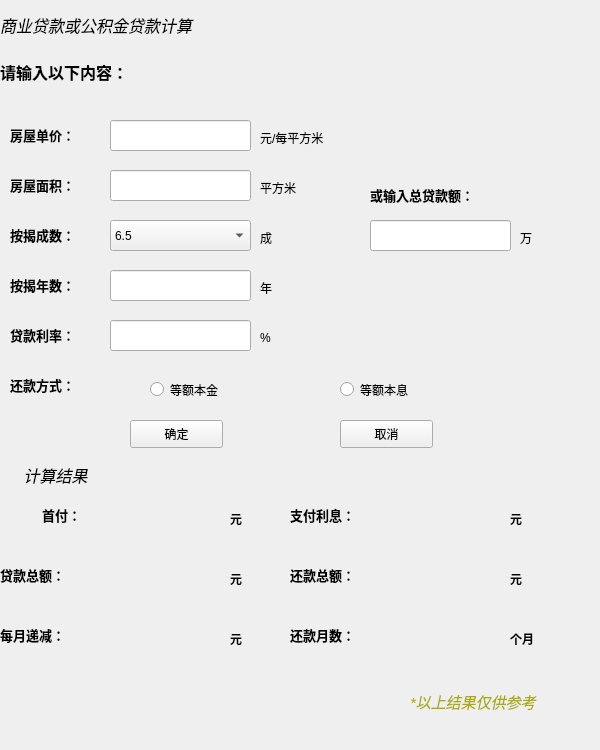
<?xml version="1.0" encoding="UTF-8"?>
<ui version="4.0">
 <class>shangye</class>
 <widget class="QMainWindow" name="shangye">
  <property name="geometry">
   <rect>
    <x>0</x>
    <y>0</y>
    <width>600</width>
    <height>750</height>
   </rect>
  </property>
  <property name="minimumSize">
   <size>
    <width>600</width>
    <height>750</height>
   </size>
  </property>
  <property name="maximumSize">
   <size>
    <width>600</width>
    <height>750</height>
   </size>
  </property>
  <property name="windowTitle">
   <string>MainWindow</string>
  </property>
  <property name="styleSheet">
   <string notr="true">#shangye{
border-image: url(:/new/prefix1/Image/IMG_0827.JPG);
}
</string>
  </property>
  <widget class="QWidget" name="centralwidget">
   <widget class="QLabel" name="label">
    <property name="geometry">
     <rect>
      <x>0</x>
      <y>10</y>
      <width>241</width>
      <height>31</height>
     </rect>
    </property>
    <property name="text">
     <string>&lt;html&gt;&lt;head/&gt;&lt;body&gt;&lt;p&gt;&lt;span style=&quot; font-size:12pt; font-style:italic;&quot;&gt;商业贷款或公积金贷款计算&lt;/span&gt;&lt;/p&gt;&lt;/body&gt;&lt;/html&gt;</string>
    </property>
   </widget>
   <widget class="QLabel" name="label_2">
    <property name="geometry">
     <rect>
      <x>0</x>
      <y>60</y>
      <width>241</width>
      <height>21</height>
     </rect>
    </property>
    <property name="text">
     <string>&lt;html&gt;&lt;head/&gt;&lt;body&gt;&lt;p&gt;&lt;span style=&quot; font-size:12pt; font-weight:600;&quot;&gt;请输入以下内容：&lt;/span&gt;&lt;/p&gt;&lt;/body&gt;&lt;/html&gt;</string>
    </property>
   </widget>
   <widget class="QLabel" name="label_3">
    <property name="geometry">
     <rect>
      <x>10</x>
      <y>170</y>
      <width>121</width>
      <height>31</height>
     </rect>
    </property>
    <property name="text">
     <string>&lt;html&gt;&lt;head/&gt;&lt;body&gt;&lt;p&gt;&lt;span style=&quot; font-size:10pt; font-weight:600;&quot;&gt;房屋面积：&lt;/span&gt;&lt;/p&gt;&lt;/body&gt;&lt;/html&gt;</string>
    </property>
   </widget>
   <widget class="QLabel" name="label_4">
    <property name="geometry">
     <rect>
      <x>10</x>
      <y>120</y>
      <width>121</width>
      <height>31</height>
     </rect>
    </property>
    <property name="styleSheet">
     <string notr="true"/>
    </property>
    <property name="text">
     <string>&lt;html&gt;&lt;head/&gt;&lt;body&gt;&lt;p&gt;&lt;span style=&quot; font-size:10pt; font-weight:600;&quot;&gt;房屋单价：&lt;/span&gt;&lt;/p&gt;&lt;/body&gt;&lt;/html&gt;</string>
    </property>
   </widget>
   <widget class="QLabel" name="label_5">
    <property name="geometry">
     <rect>
      <x>10</x>
      <y>220</y>
      <width>121</width>
      <height>31</height>
     </rect>
    </property>
    <property name="text">
     <string>&lt;html&gt;&lt;head/&gt;&lt;body&gt;&lt;p&gt;&lt;span style=&quot; font-size:10pt; font-weight:600;&quot;&gt;按揭成数：&lt;/span&gt;&lt;/p&gt;&lt;/body&gt;&lt;/html&gt;</string>
    </property>
   </widget>
   <widget class="QLabel" name="label_6">
    <property name="geometry">
     <rect>
      <x>10</x>
      <y>270</y>
      <width>121</width>
      <height>31</height>
     </rect>
    </property>
    <property name="text">
     <string>&lt;html&gt;&lt;head/&gt;&lt;body&gt;&lt;p&gt;&lt;span style=&quot; font-size:10pt; font-weight:600;&quot;&gt;按揭年数：&lt;/span&gt;&lt;/p&gt;&lt;/body&gt;&lt;/html&gt;</string>
    </property>
   </widget>
   <widget class="QLabel" name="label_7">
    <property name="geometry">
     <rect>
      <x>10</x>
      <y>320</y>
      <width>121</width>
      <height>31</height>
     </rect>
    </property>
    <property name="text">
     <string>&lt;html&gt;&lt;head/&gt;&lt;body&gt;&lt;p&gt;&lt;span style=&quot; font-size:10pt; font-weight:600;&quot;&gt;贷款利率：&lt;/span&gt;&lt;/p&gt;&lt;/body&gt;&lt;/html&gt;</string>
    </property>
   </widget>
   <widget class="QLabel" name="label_8">
    <property name="geometry">
     <rect>
      <x>10</x>
      <y>370</y>
      <width>121</width>
      <height>31</height>
     </rect>
    </property>
    <property name="text">
     <string>&lt;html&gt;&lt;head/&gt;&lt;body&gt;&lt;p&gt;&lt;span style=&quot; font-size:10pt; font-weight:600;&quot;&gt;还款方式：&lt;/span&gt;&lt;/p&gt;&lt;/body&gt;&lt;/html&gt;</string>
    </property>
   </widget>
   <widget class="QLineEdit" name="lineEdit_01">
    <property name="geometry">
     <rect>
      <x>110</x>
      <y>120</y>
      <width>141</width>
      <height>31</height>
     </rect>
    </property>
   </widget>
   <widget class="QLineEdit" name="lineEdit_02">
    <property name="geometry">
     <rect>
      <x>110</x>
      <y>170</y>
      <width>141</width>
      <height>31</height>
     </rect>
    </property>
    <property name="readOnly">
     <bool>false</bool>
    </property>
   </widget>
   <widget class="QLineEdit" name="lineEdit_03">
    <property name="geometry">
     <rect>
      <x>110</x>
      <y>270</y>
      <width>141</width>
      <height>31</height>
     </rect>
    </property>
   </widget>
   <widget class="QLineEdit" name="lineEdit_04">
    <property name="geometry">
     <rect>
      <x>110</x>
      <y>320</y>
      <width>141</width>
      <height>31</height>
     </rect>
    </property>
   </widget>
   <widget class="QLabel" name="label_10">
    <property name="geometry">
     <rect>
      <x>260</x>
      <y>180</y>
      <width>72</width>
      <height>15</height>
     </rect>
    </property>
    <property name="text">
     <string>平方米</string>
    </property>
   </widget>
   <widget class="QLabel" name="label_11">
    <property name="geometry">
     <rect>
      <x>260</x>
      <y>130</y>
      <width>101</width>
      <height>16</height>
     </rect>
    </property>
    <property name="text">
     <string>元/每平方米</string>
    </property>
   </widget>
   <widget class="QLabel" name="label_12">
    <property name="geometry">
     <rect>
      <x>260</x>
      <y>280</y>
      <width>72</width>
      <height>15</height>
     </rect>
    </property>
    <property name="text">
     <string>年</string>
    </property>
   </widget>
   <widget class="QLabel" name="label_13">
    <property name="geometry">
     <rect>
      <x>260</x>
      <y>330</y>
      <width>72</width>
      <height>15</height>
     </rect>
    </property>
    <property name="text">
     <string>%</string>
    </property>
   </widget>
   <widget class="QLabel" name="label_14">
    <property name="geometry">
     <rect>
      <x>520</x>
      <y>230</y>
      <width>72</width>
      <height>15</height>
     </rect>
    </property>
    <property name="text">
     <string>万</string>
    </property>
   </widget>
   <widget class="QRadioButton" name="radioButton_1">
    <property name="geometry">
     <rect>
      <x>150</x>
      <y>380</y>
      <width>115</width>
      <height>19</height>
     </rect>
    </property>
    <property name="text">
     <string>等额本金</string>
    </property>
   </widget>
   <widget class="QRadioButton" name="radioButton_2">
    <property name="geometry">
     <rect>
      <x>340</x>
      <y>380</y>
      <width>115</width>
      <height>19</height>
     </rect>
    </property>
    <property name="text">
     <string>等额本息</string>
    </property>
   </widget>
   <widget class="QLabel" name="label_15">
    <property name="geometry">
     <rect>
      <x>-40</x>
      <y>460</y>
      <width>191</width>
      <height>31</height>
     </rect>
    </property>
    <property name="text">
     <string>&lt;html&gt;&lt;head/&gt;&lt;body&gt;&lt;p align=&quot;center&quot;&gt;&lt;span style=&quot; font-size:12pt; font-style:italic;&quot;&gt;计算结果&lt;/span&gt;&lt;/p&gt;&lt;/body&gt;&lt;/html&gt;</string>
    </property>
   </widget>
   <widget class="QLabel" name="label_16">
    <property name="geometry">
     <rect>
      <x>-30</x>
      <y>500</y>
      <width>111</width>
      <height>31</height>
     </rect>
    </property>
    <property name="styleSheet">
     <string notr="true">font: 11pt &quot;宋体&quot;;</string>
    </property>
    <property name="text">
     <string>&lt;html&gt;&lt;head/&gt;&lt;body&gt;&lt;p align=&quot;right&quot;&gt;&lt;span style=&quot; font-size:10pt; font-weight:600;&quot;&gt;首付：&lt;/span&gt;&lt;/p&gt;&lt;/body&gt;&lt;/html&gt;</string>
    </property>
   </widget>
   <widget class="QLabel" name="label_shouyue">
    <property name="geometry">
     <rect>
      <x>0</x>
      <y>670</y>
      <width>111</width>
      <height>31</height>
     </rect>
    </property>
    <property name="styleSheet">
     <string notr="true">font: 11pt &quot;宋体&quot;;
font:bold;
</string>
    </property>
    <property name="text">
     <string>&lt;html&gt;&lt;head/&gt;&lt;body&gt;&lt;p&gt;&lt;span style=&quot; font-weight:600;&quot;&gt;&lt;br/&gt;&lt;/span&gt;&lt;/p&gt;&lt;/body&gt;&lt;/html&gt;</string>
    </property>
   </widget>
   <widget class="QLabel" name="label_18">
    <property name="geometry">
     <rect>
      <x>0</x>
      <y>560</y>
      <width>111</width>
      <height>31</height>
     </rect>
    </property>
    <property name="text">
     <string>&lt;html&gt;&lt;head/&gt;&lt;body&gt;&lt;p&gt;&lt;span style=&quot; font-size:10pt; font-weight:600;&quot;&gt;贷款总额：&lt;/span&gt;&lt;/p&gt;&lt;/body&gt;&lt;/html&gt;</string>
    </property>
   </widget>
   <widget class="QLabel" name="label_19">
    <property name="geometry">
     <rect>
      <x>290</x>
      <y>500</y>
      <width>111</width>
      <height>31</height>
     </rect>
    </property>
    <property name="text">
     <string>&lt;html&gt;&lt;head/&gt;&lt;body&gt;&lt;p&gt;&lt;span style=&quot; font-size:10pt; font-weight:600;&quot;&gt;支付利息：&lt;/span&gt;&lt;/p&gt;&lt;/body&gt;&lt;/html&gt;</string>
    </property>
   </widget>
   <widget class="QLabel" name="label_huankuanze">
    <property name="geometry">
     <rect>
      <x>290</x>
      <y>560</y>
      <width>111</width>
      <height>31</height>
     </rect>
    </property>
    <property name="text">
     <string>&lt;html&gt;&lt;head/&gt;&lt;body&gt;&lt;p&gt;&lt;span style=&quot; font-size:10pt; font-weight:600;&quot;&gt;还款总额：&lt;/span&gt;&lt;/p&gt;&lt;/body&gt;&lt;/html&gt;</string>
    </property>
   </widget>
   <widget class="QLabel" name="label_21">
    <property name="geometry">
     <rect>
      <x>290</x>
      <y>620</y>
      <width>111</width>
      <height>31</height>
     </rect>
    </property>
    <property name="text">
     <string>&lt;html&gt;&lt;head/&gt;&lt;body&gt;&lt;p&gt;&lt;span style=&quot; font-size:10pt; font-weight:600;&quot;&gt;还款月数：&lt;/span&gt;&lt;/p&gt;&lt;/body&gt;&lt;/html&gt;</string>
    </property>
   </widget>
   <widget class="QLabel" name="label_shoufu">
    <property name="geometry">
     <rect>
      <x>90</x>
      <y>500</y>
      <width>171</width>
      <height>31</height>
     </rect>
    </property>
    <property name="text">
     <string/>
    </property>
   </widget>
   <widget class="QLabel" name="label_yuegong">
    <property name="geometry">
     <rect>
      <x>90</x>
      <y>670</y>
      <width>171</width>
      <height>31</height>
     </rect>
    </property>
    <property name="text">
     <string/>
    </property>
   </widget>
   <widget class="QLabel" name="label_zonge">
    <property name="geometry">
     <rect>
      <x>100</x>
      <y>560</y>
      <width>171</width>
      <height>31</height>
     </rect>
    </property>
    <property name="text">
     <string/>
    </property>
   </widget>
   <widget class="QLabel" name="label_lixi">
    <property name="geometry">
     <rect>
      <x>390</x>
      <y>500</y>
      <width>171</width>
      <height>31</height>
     </rect>
    </property>
    <property name="text">
     <string/>
    </property>
   </widget>
   <widget class="QLabel" name="label_huankuan">
    <property name="geometry">
     <rect>
      <x>390</x>
      <y>560</y>
      <width>171</width>
      <height>31</height>
     </rect>
    </property>
    <property name="text">
     <string/>
    </property>
   </widget>
   <widget class="QLabel" name="label_yueshu">
    <property name="geometry">
     <rect>
      <x>390</x>
      <y>620</y>
      <width>171</width>
      <height>31</height>
     </rect>
    </property>
    <property name="text">
     <string/>
    </property>
   </widget>
   <widget class="QPushButton" name="pushButton">
    <property name="geometry">
     <rect>
      <x>130</x>
      <y>420</y>
      <width>93</width>
      <height>28</height>
     </rect>
    </property>
    <property name="text">
     <string>确定</string>
    </property>
   </widget>
   <widget class="QPushButton" name="btn1">
    <property name="geometry">
     <rect>
      <x>340</x>
      <y>420</y>
      <width>93</width>
      <height>28</height>
     </rect>
    </property>
    <property name="text">
     <string>取消</string>
    </property>
   </widget>
   <widget class="QLabel" name="label_9">
    <property name="geometry">
     <rect>
      <x>370</x>
      <y>180</y>
      <width>151</width>
      <height>31</height>
     </rect>
    </property>
    <property name="text">
     <string>&lt;html&gt;&lt;head/&gt;&lt;body&gt;&lt;p&gt;&lt;span style=&quot; font-size:10pt; font-weight:600;&quot;&gt;或输入总贷款额：&lt;/span&gt;&lt;/p&gt;&lt;/body&gt;&lt;/html&gt;</string>
    </property>
   </widget>
   <widget class="QLineEdit" name="lineEdit_05">
    <property name="geometry">
     <rect>
      <x>370</x>
      <y>220</y>
      <width>141</width>
      <height>31</height>
     </rect>
    </property>
   </widget>
   <widget class="QLabel" name="label_20">
    <property name="geometry">
     <rect>
      <x>0</x>
      <y>620</y>
      <width>111</width>
      <height>31</height>
     </rect>
    </property>
    <property name="text">
     <string>&lt;html&gt;&lt;head/&gt;&lt;body&gt;&lt;p&gt;&lt;span style=&quot; font-size:10pt; font-weight:600;&quot;&gt;每月递减：&lt;/span&gt;&lt;/p&gt;&lt;/body&gt;&lt;/html&gt;</string>
    </property>
   </widget>
   <widget class="QLabel" name="label_dijian">
    <property name="geometry">
     <rect>
      <x>100</x>
      <y>620</y>
      <width>171</width>
      <height>31</height>
     </rect>
    </property>
    <property name="text">
     <string/>
    </property>
   </widget>
   <widget class="QLabel" name="label_22">
    <property name="geometry">
     <rect>
      <x>260</x>
      <y>230</y>
      <width>72</width>
      <height>15</height>
     </rect>
    </property>
    <property name="text">
     <string>成</string>
    </property>
   </widget>
   <widget class="QLabel" name="label_17">
    <property name="geometry">
     <rect>
      <x>380</x>
      <y>700</y>
      <width>221</width>
      <height>21</height>
     </rect>
    </property>
    <property name="text">
     <string/>
    </property>
   </widget>
   <widget class="QLabel" name="label_23">
    <property name="geometry">
     <rect>
      <x>230</x>
      <y>510</y>
      <width>72</width>
      <height>15</height>
     </rect>
    </property>
    <property name="text">
     <string>&lt;html&gt;&lt;head/&gt;&lt;body&gt;&lt;p&gt;&lt;span style=&quot; font-weight:600;&quot;&gt;元&lt;/span&gt;&lt;/p&gt;&lt;/body&gt;&lt;/html&gt;</string>
    </property>
   </widget>
   <widget class="QLabel" name="label_24">
    <property name="geometry">
     <rect>
      <x>230</x>
      <y>570</y>
      <width>72</width>
      <height>15</height>
     </rect>
    </property>
    <property name="text">
     <string>&lt;html&gt;&lt;head/&gt;&lt;body&gt;&lt;p&gt;&lt;span style=&quot; font-weight:600;&quot;&gt;元&lt;/span&gt;&lt;/p&gt;&lt;/body&gt;&lt;/html&gt;</string>
    </property>
   </widget>
   <widget class="QLabel" name="label_25">
    <property name="geometry">
     <rect>
      <x>230</x>
      <y>630</y>
      <width>72</width>
      <height>15</height>
     </rect>
    </property>
    <property name="text">
     <string>&lt;html&gt;&lt;head/&gt;&lt;body&gt;&lt;p&gt;&lt;span style=&quot; font-weight:600;&quot;&gt;元&lt;/span&gt;&lt;/p&gt;&lt;/body&gt;&lt;/html&gt;</string>
    </property>
   </widget>
   <widget class="QLabel" name="label_26">
    <property name="geometry">
     <rect>
      <x>510</x>
      <y>510</y>
      <width>72</width>
      <height>15</height>
     </rect>
    </property>
    <property name="text">
     <string>&lt;html&gt;&lt;head/&gt;&lt;body&gt;&lt;p&gt;&lt;span style=&quot; font-weight:600;&quot;&gt;元&lt;/span&gt;&lt;/p&gt;&lt;/body&gt;&lt;/html&gt;</string>
    </property>
   </widget>
   <widget class="QLabel" name="label_27">
    <property name="geometry">
     <rect>
      <x>510</x>
      <y>570</y>
      <width>72</width>
      <height>15</height>
     </rect>
    </property>
    <property name="text">
     <string>&lt;html&gt;&lt;head/&gt;&lt;body&gt;&lt;p&gt;&lt;span style=&quot; font-weight:600;&quot;&gt;元&lt;/span&gt;&lt;/p&gt;&lt;/body&gt;&lt;/html&gt;</string>
    </property>
   </widget>
   <widget class="QLabel" name="label_28">
    <property name="geometry">
     <rect>
      <x>510</x>
      <y>630</y>
      <width>72</width>
      <height>15</height>
     </rect>
    </property>
    <property name="text">
     <string>&lt;html&gt;&lt;head/&gt;&lt;body&gt;&lt;p&gt;&lt;span style=&quot; font-weight:600;&quot;&gt;个月&lt;/span&gt;&lt;/p&gt;&lt;/body&gt;&lt;/html&gt;</string>
    </property>
   </widget>
   <widget class="QLabel" name="label_now">
    <property name="geometry">
     <rect>
      <x>160</x>
      <y>680</y>
      <width>72</width>
      <height>15</height>
     </rect>
    </property>
    <property name="text">
     <string/>
    </property>
   </widget>
   <widget class="QComboBox" name="comboBox_1">
    <property name="geometry">
     <rect>
      <x>110</x>
      <y>220</y>
      <width>141</width>
      <height>31</height>
     </rect>
    </property>
    <property name="styleSheet">
     <string notr="true">font: 10pt &quot;华文仿宋&quot;;</string>
    </property>
    <item>
     <property name="text">
      <string>6.5</string>
     </property>
    </item>
    <item>
     <property name="text">
      <string>8</string>
     </property>
    </item>
    <item>
     <property name="text">
      <string>7.5</string>
     </property>
    </item>
    <item>
     <property name="text">
      <string>7</string>
     </property>
    </item>
    <item>
     <property name="text">
      <string>6</string>
     </property>
    </item>
    <item>
     <property name="text">
      <string>5.5</string>
     </property>
    </item>
    <item>
     <property name="text">
      <string>5</string>
     </property>
    </item>
    <item>
     <property name="text">
      <string>4.5</string>
     </property>
    </item>
    <item>
     <property name="text">
      <string>4</string>
     </property>
    </item>
    <item>
     <property name="text">
      <string>3.5</string>
     </property>
    </item>
    <item>
     <property name="text">
      <string>3</string>
     </property>
    </item>
    <item>
     <property name="text">
      <string>2.5</string>
     </property>
    </item>
    <item>
     <property name="text">
      <string>2</string>
     </property>
    </item>
   </widget>
   <widget class="QLabel" name="label_29">
    <property name="geometry">
     <rect>
      <x>410</x>
      <y>690</y>
      <width>171</width>
      <height>21</height>
     </rect>
    </property>
    <property name="text">
     <string>&lt;html&gt;&lt;head/&gt;&lt;body&gt;&lt;p&gt;&lt;span style=&quot; font-size:11pt; font-style:italic; color:#aaaa00;&quot;&gt;*以上结果仅供参考&lt;/span&gt;&lt;/p&gt;&lt;/body&gt;&lt;/html&gt;</string>
    </property>
   </widget>
  </widget>
 </widget>
 <resources/>
 <connections/>
</ui>
